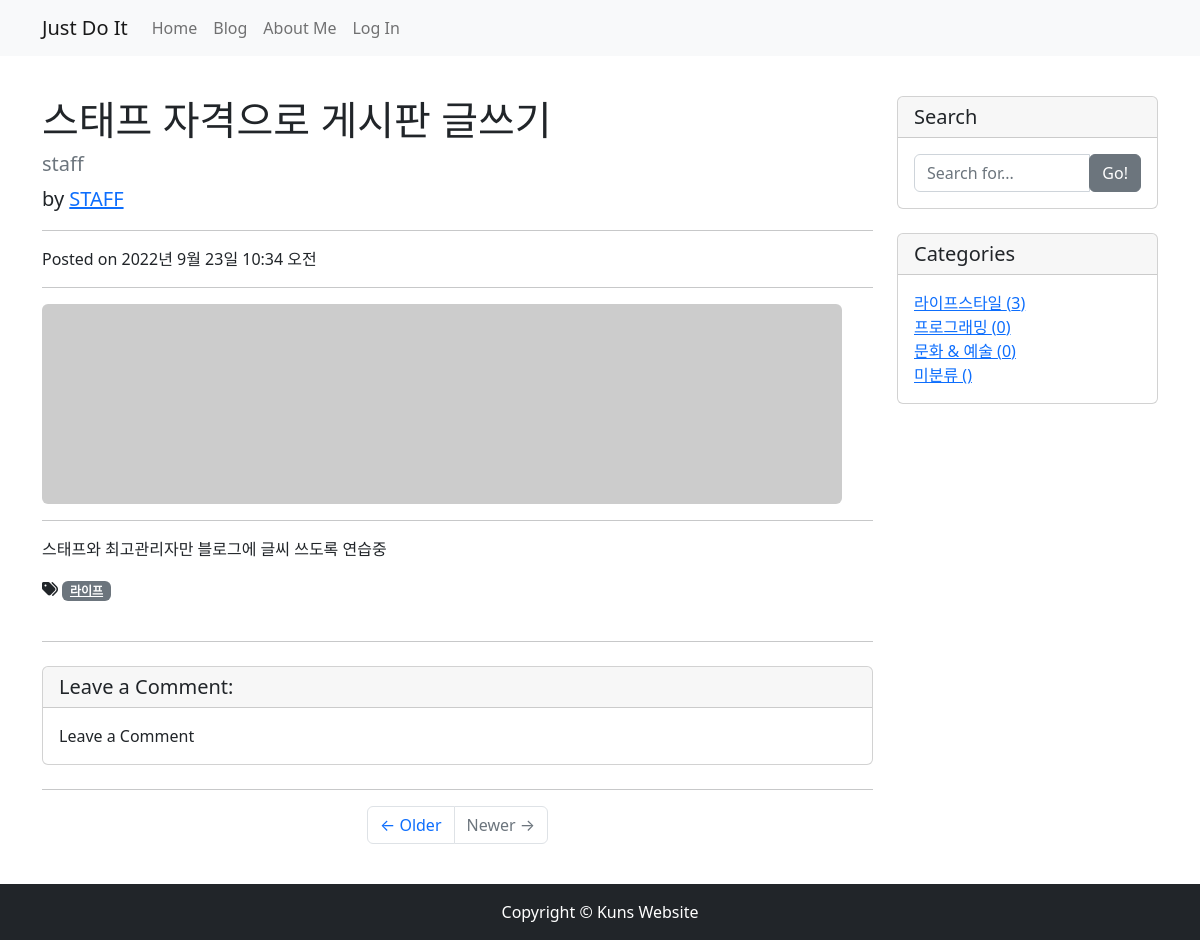
Page /blog/7/ on the committed database.
### blog/models.py (models this page shows, shortened)
class Post(models.Model):
    title = models.CharField(max_length=30) # 최대길이
    hook_text = models.CharField(max_length=100, blank=True)
    content = models.TextField() # 문자열 길이 제한 없다
    head_image = models.ImageField(upload_to='blog/images/%Y/%m/%d/',blank=True)
    file_upload = models.FileField(upload_to='blog/files/%Y/%m/%d/',blank=True)
    created_at = models.DateTimeField(auto_now_add=True) # 현재시간으로 자동저장
    updated_at = models.DateTimeField(auto_now=True) # 다시 저장한 현재시간으로 자동저장
    author = models.ForeignKey(User,null=True, on_delete=models.SET_NULL)
    category = models.ForeignKey(Category, null = True, blank= True, on_delete=models.SET_NULL)
    tags = models.ManyToManyField(Tag, blank=True)

class Tag(models.Model):
    name = models.CharField(max_length=50,unique=True)
    slug = models.SlugField(max_length=200,unique=True,allow_unicode=True)
    def __str__(self):
        return self.name
    def get_absolute_url(self):
        return f'/blog/tag/{self.slug}/'

class Category(models.Model):
    name = models.CharField(max_length=50,unique=True)
    slug = models.SlugField(max_length=200,unique=True,allow_unicode=True)
    def __str__(self):
        return self.name
    def get_absolute_url(self):
        return f'/blog/category/{self.slug}/'
    class Meta:
        verbose_name_plural = "categories"

### blog/views.py (the view)
# urls.py: path('<int:pk>/',views.PostDetail.as_view()),
class PostDetail(DetailView):
    model = Post
    def get_context_data(self, **kwargs):
        context = super(PostDetail, self).get_context_data()
        context['categories'] = Category.objects.all()
        context['no_category_post_count']=Post.objects.filter(category=None).count()
        context['comment_form']=CommentForm
        return context

### blog/templates/blog/post_detail.html (shortened to what this page needs)
{% extends 'blog/base.html' %}
{% load crispy_forms_tags %}
{% block main_area %}
    <div id="post-area">
        <h1 class="mt-4">{{ post.title }}</h1>
        <h5 class="text-muted">{{ post.hook_text }}</h5>
        <p class="lead">
            by
            <a href="#">{{ post.author | upper }}</a>
        </p>
        <hr>
        <p>Posted on {{ post.created_at }}</p>
        <hr>
        {% if post.head_image %}
            <img class="img-fluid rounded" src="{{ post.head_image.url }}" alt="{{ post.title }} head_image">
        {% else %}
            <img class="img-fluid rounded" src="https://picsum.photos/seed/{{ post.id }}/800/200" alt="random_image">
        {% endif %}
        <hr>
        <p>{{ post.content }}</p>
        {% if post.tags.exists %}
        <i class="fas fa-tags"></i>
            {% for tag in post.tags.all %}
        <a href="{{tag.get_absolute_url }}" class="badge bg-secondary">{{ tag }}</a>
            {% endfor %}
        <br/>
        <br/>
        {% endif %}
        <hr>
    </div>
    <div id="comment-area">
        <div class="card my-4">
            <h5 class="card-header">Leave a Comment:</h5>
            <div class="card-body">
                {% if user.is_authenticated %}
                <form id="comment-form" method="POST" action="{{ post.get_absolute_url }}new_comment/">
                    {% csrf_token %}
                    <div class="form-group">
                        {{ comment_form | crispy }}
                    </div>
                    <p></p>
                    <button type="submit" class="btn btn-primary" >Submit</button>
                </form>
                {% else %}
                    <a class="nav-link" href="#" data-toggle="modal" data-target="#loginModal">Leave a Comment</a>
                {% endif %}
            </div>
        </div>
        <hr/>
    </div>
{% endblock %}

### blog/templates/blog/base.html (shortened to what this page needs)
<!DOCTYPE html>
<html>
{% load static %}
<head>
    <link rel="stylesheet" href="{% static 'blog/bootstrap/bootstrap.min.css' %}" media="screen">
</head>
<body>
    {% include 'blog/navbar.html' %}
    <div class="container my-3">
        <div class="row">
            <div class="col-md-8 col-lg-9" id="main-area">
                {% block main_area %}
                {% endblock %}
                <ul class="pagination justify-content-center mb-4">
                    <li class="page-item">
                        <a class="page-link" href="#">&larr; Older</a>
                    </li>
                    <li class="page-item disabled">
                        <a class="page-link" href="#">Newer &rarr;</a>
                    </li>
                </ul>
            </div>
            <div class="col-md-4 col-lg-3">
                <div class="card my-4">
                    <h5 class="card-header">Search</h5>
                    <div class="card-body">
                        <div class="input-group">
                            <input type="text" class="form-control" placeholder="Search for..." id="search-input">
                            <span class="input-group-btn">
                                    <button class="btn btn-secondary" type="button" onclick="searchPost()">Go!</button>
                                </span>
                        </div>
                    </div>
                </div>
                <div class="card my-4">
                    <h5 class="card-header">Categories</h5>
                    <div class="card-body">
                        <div class="row">
                                <ul class="list-unstyled mb-0">
                                    {% for category in categories %}
                                    <li>
                                        <a href="{{ category.get_absolute_url }}">{{ category }} ({{category.post_set.count }})</a>
                                    </li>
                                    {% endfor %}
                                    <li>
                                        <a href="/blog/category/no_category/">미분류 ({{category.post_set.count }})</a>
                                    </li>
                                </ul>
                        </div>
                    </div>
                </div>
            </div>
        </div>
    </div>
  {% include 'blog/footer.html' %}

### rows in the picture
Post: title "스태프 자격으로 게시판 글쓰기", hook_text "staff", author "STAFF", created_at "2022년 9월 23일 10:34 오전", content "스태프와 최고관리자만 블로그에 글씨 쓰도록 연습중"
Tag: name "라이프"
Category: name "라이프스타일", post_set.count "3"
Category: name "프로그래밍", post_set.count "0"
Category: name "문화 & 예술", post_set.count "0"
